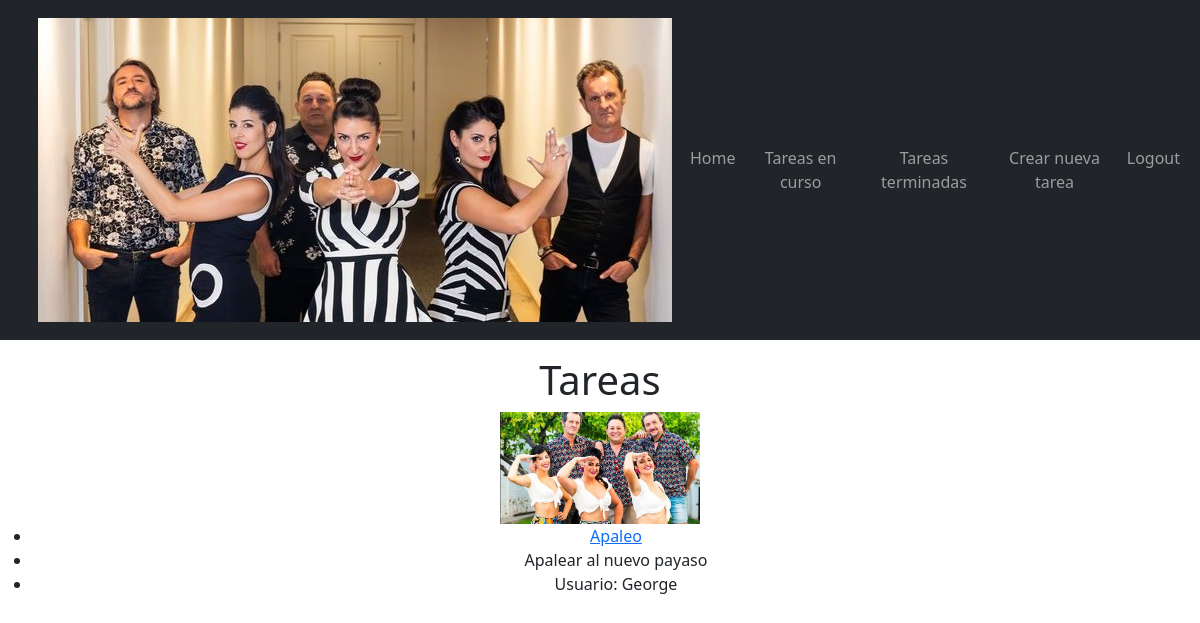
Page /tasks/finished (signed in) on the committed database.
### task/models.py (models this page shows, shortened)
class Tarea(models.Model):
    title = models.CharField(max_length=100)
    description = models.TextField(blank=True)
    created = models.DateTimeField(auto_now_add=True)
    datecompleted = models.DateTimeField(null=True, blank=True)
    important = models.BooleanField(default=False)
    user = models.ForeignKey(User, on_delete=models.CASCADE)

### task/views.py (the view)
# urls.py: path('tasks/finished', views.task_finished, name="tasks_finished"),
@login_required
def task_finished(request):
    tarea = Tarea.objects.filter(user=request.user, datecompleted__isnull=False)
    return render(request, "tasks.html", {
        'tareas': tarea
    })

### task/templates/tasks.html (shortened to what this page needs)
<head>
</head>
<body>
    {% extends "base.html" %}
    {% load static %}
    {% block content %}
    <h1> Tareas </h1>
    <img src='{% static "verano_1.png" %}' width="200">
    <ul>
        {% for t in tareas %}
            <li>
                <a href="{% url 'tarea_detail' t.id %}">
                     {{t.title}}
                </a>
            </li>
            <li><a> {{t.description}} </a></li>
            <li><a> Usuario:  {{t.user}} </a></li>
            {% endfor %}
    </ul>
    {% endblock %}

### rows in the picture
Tarea: title "Apaleo", description "Apalear al nuevo payaso", user "George"
